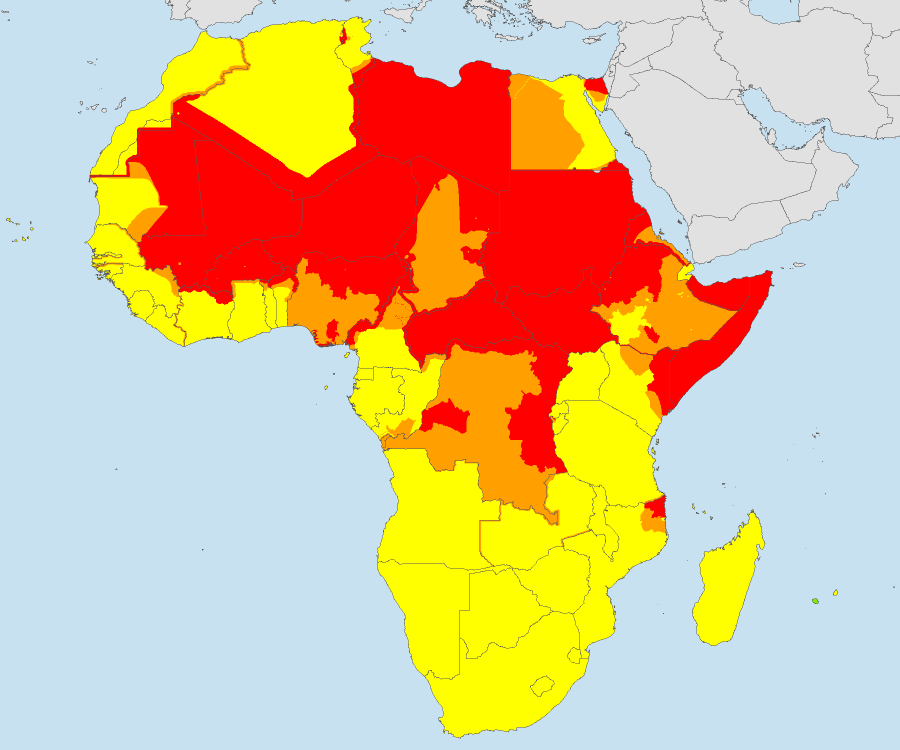
#> input picture data/preview.png, 1800 x 1500 px, given in place of map.png, which was not available (shown at 1/2 size)
$ python -i trace.py   (imports and definitions only)
#> lines starting #> are read from the running program, lines starting #| are printed output that depends on the picture; after the words box and inside, x2 and y2 are one past the last pixel; in counts of white or black regions, pixels touching at a corner belong together
#> in trace, img is the input picture: shape (1500, 1800, 3); mean R, G, B 221.2, 191.3, 147.7
### src/geo.py
"""Reference geography (Natural Earth 10m) keyed by the ISO3 codes we use."""
from functools import lru_cache
import json
from pathlib import Path

from shapely import make_valid
from shapely.geometry import box, shape
from shapely.ops import unary_union

REF = Path(__file__).resolve().parent.parent / "data" / "ref"

# Advice units that map onto several Natural Earth admin-0 units.
# The Dutch advice for Somalia covers Somaliland; Morocco's map includes Western Sahara.
COMPOSITE = {
    "SOM": ["SOM", "SOL"],
    "MAR": ["MAR", "SAH"],
}
# Overseas territories that Natural Earth folds into their sovereign state.
CLIP = {
    "REU": ("FRA", box(55.0, -21.6, 56.0, -20.7)),
}
NE_CODE = {"SSD": "SDS"}


@lru_cache(maxsize=1)
def _admin0():
    data = json.loads((REF / "ne_10m_admin_0_countries.geojson").read_text())
    return {f["properties"]["ADM0_A3"]: make_valid(shape(f["geometry"])) for f in data["features"]}


@lru_cache(maxsize=None)
def country_shape(iso):
    a0 = _admin0()
    if iso in CLIP:
        src, bbox = CLIP[iso]
        return a0[src].intersection(bbox)
    codes = COMPOSITE.get(iso, [NE_CODE.get(iso, iso)])
    return unary_union([a0[c] for c in codes])


def all_land():
    """Every admin-0 shape, for the neutral background layer."""
    return _admin0()


# [15 lines left out: functions _places, nearest_place, not called in this run]

### src/trace.py
"""Trace advisory zones from the official map PNGs into GeoJSON polygons.

Per country:
  1. classify pixels into advisory levels using the fixed map palette
  2. drop the legend swatches and build a country mask
  3. fit the PNG onto the Natural Earth outline (scale + offset, in Web
     Mercator or plate carree, whichever overlaps best)
  4. rasterize the true outline in pixel space and give every pixel inside it
     the level of the nearest coloured pixel (fills borders, labels, misfit)
  5. vectorize, reproject to WGS84 and clip to the true outline

Output: data/traced/<ISO3>.geojson and data/traced/<ISO3>.json (fit report).
"""
import hashlib
import json
import sys
from pathlib import Path

import numpy as np
from PIL import Image
from pyproj import Transformer
from rasterio import features
from rasterio.transform import Affine
from scipy import ndimage, optimize
from shapely import make_valid
from shapely.geometry import Point, mapping, shape
from shapely import affinity
from shapely.ops import transform as shp_transform, unary_union

from geo import country_shape, nearest_place

ROOT = Path(__file__).resolve().parent.parent
RAW = ROOT / "data" / "raw"
OUT = ROOT / "data" / "traced"

# level -> RGB as used on the official maps
PALETTE = {
    1: (127, 235, 0),   # groen: geen bijzondere veiligheidsrisico's
    2: (255, 255, 0),   # geel: let op, veiligheidsrisico's
    3: (255, 160, 0),   # oranje: alleen noodzakelijke reizen
    4: (255, 0, 0),     # rood: niet reizen
}
MIN_ZONE_PX = 12  # smaller blobs are anti-aliasing noise, not zones
CITY_RADIUS_KM = 8  # city markers become circles of this radius

# [1 line that did not run here, left out]
# [1 line that did not run here, left out]


def classify(img):
    """Return an int8 grid: 0 = not an advisory colour, 1..4 = level."""
    rgb = img.astype(np.int16)
    best = np.full(rgb.shape[:2], 1e9)
    labels = np.zeros(rgb.shape[:2], np.int8)
    for level, col in PALETTE.items():
        d = np.abs(rgb - np.array(col)).sum(axis=2)
        hit = (d < 60) & (d < best)
        labels[hit] = level
        best = np.where(hit, d, best)
#> this loop made 4 passes
#> pass 1, in classify, `d = np.abs(rgb - np.array(col)).sum(axis=2)`:
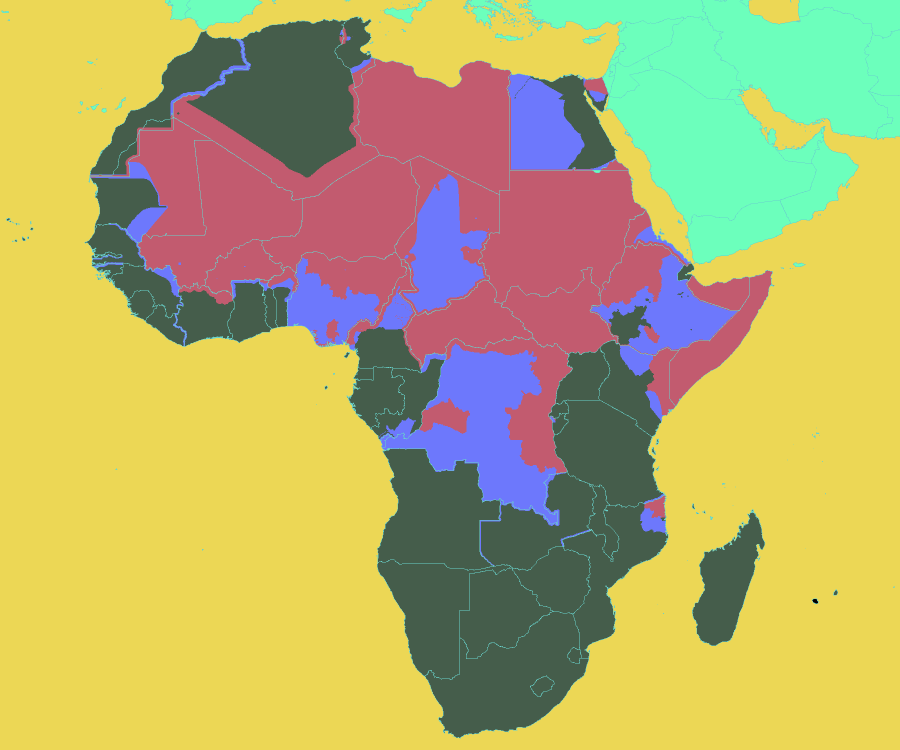
#> d: shape (1500, 1800) int64 (shown at 1/2 size); 7 distinct labels, from 0 to 363; one colour per label, 0 black
#> after the loop:
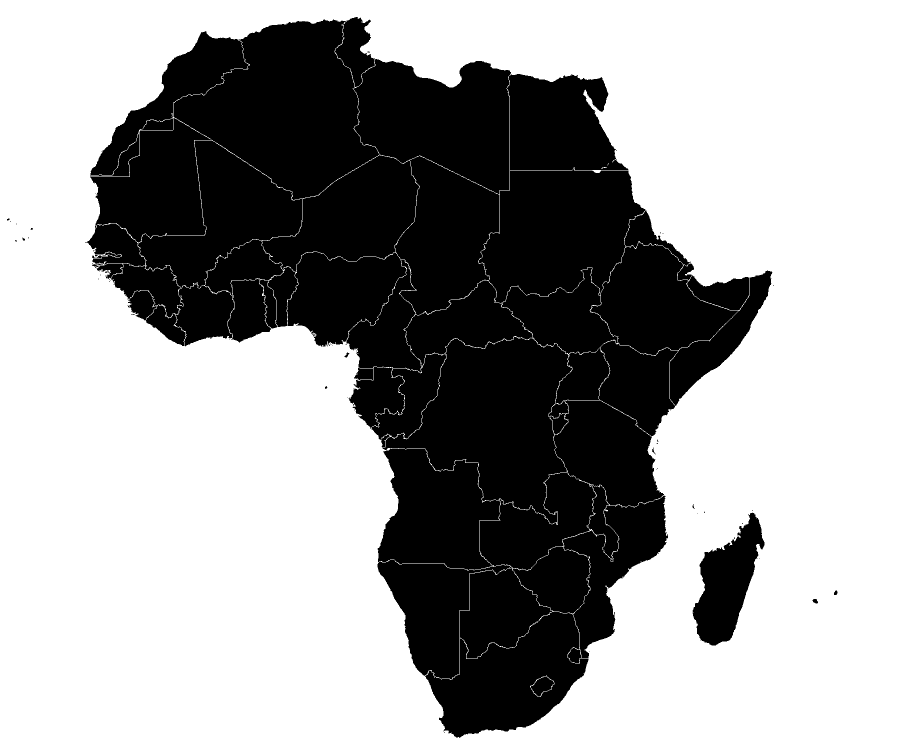
#> best: shape (1500, 1800) float64 (shown at 1/2 size); values 0 (black) and 1e+09 (white), 62.8% white; 59 black regions (51 under 20 px), largest, box (x1, y1, x2, y2) and area: (170, 34, 1545, 1476) 982743, (1385, 1025, 1529, 1291) 19919, (1625, 1198, 1636, 1207) 71
#> after the loop: hit: shape (1500, 1800) bool; 14.7% white; 59 white regions (46 under 20 px), largest, box (x1, y1, x2, y2) and area: (180, 117, 1545, 947) 389452, (839, 796, 940, 868) 4075, (1288, 991, 1331, 1036) 1090
#> after the loop:
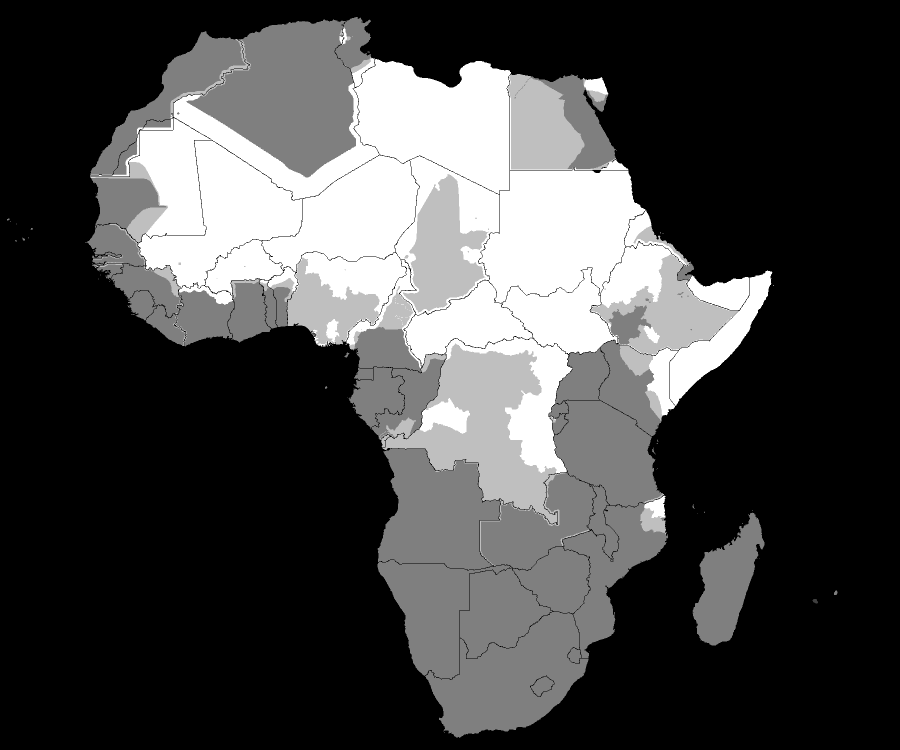
#> labels: shape (1500, 1800) int8 (shown at 1/2 size); min 0, max 4, mean 1.1; drawn with min black and max white
    return labels


def drop_legend(labels):
    """Remove legend swatches: small, perfectly rectangular colour blocks."""
    out = labels.copy()
    comp, n = ndimage.label(labels > 0)
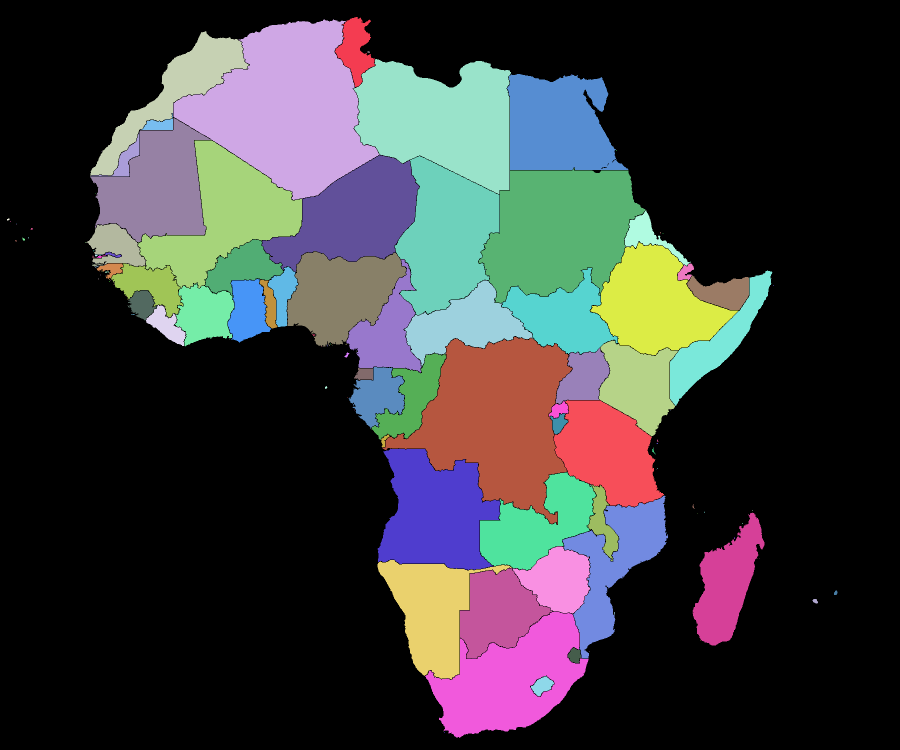
#> comp: shape (1500, 1800) int32 (shown at 1/2 size); 153 distinct labels, from 0 to 152; one colour per label, 0 black
#> n = 152
    for i, sl in enumerate(ndimage.find_objects(comp), start=1):
        h, w = sl[0].stop - sl[0].start, sl[1].stop - sl[1].start
        area = (comp[sl] == i).sum()
        if h <= 30 and w <= 50 and area >= 0.9 * h * w and h * w >= 60:
            out[sl][comp[sl] == i] = 0
#> this loop made 152 passes
#> (h, w, area) on passes 1 to 3: (140, 81, 5833), (361, 412, 84289), (289, 319, 21597)
    # title bar and footer never contain zones
    out[:30] = 0
    out[-25:] = 0
#> out: shape (1500, 1800) int8; under 0.01% of pixels changed, all inside (x1, y1, x2, y2) = (919, 1475, 920, 1476)
    return out


def drop_lines(labels):
    """Remove 1-2px wide strokes (roads/rivers drawn in red, anti-aliasing).

    Real zones, including border strips, are at least ~4px wide on these maps.
    """
    out = np.zeros_like(labels)
    for level in PALETTE:
        out[ndimage.binary_opening(labels == level, structure=np.ones((3, 3)))] = level
    return out


def find_markers(labels, img):
    """Find city markers filled with a different level than their surroundings.

    The maps mark exceptions like 'Kano state is red, except Kano city' with a
    small orange-filled circle/square with a dark outline. Returns [(row, col, level)] and a copy of
    labels with the marker pixels cleared.
    """
    out = labels.copy()
    markers = []
    for level in PALETTE:
        comp, n = ndimage.label(labels == level)
        for i, sl in enumerate(ndimage.find_objects(comp), start=1):
            h, w = sl[0].stop - sl[0].start, sl[1].stop - sl[1].start
            blob = comp == i
            area = blob[sl].sum()
            if not (4 <= h <= 18 and 4 <= w <= 18 and area >= 0.5 * h * w and area >= 12):
                continue
            edge = ndimage.binary_dilation(blob, iterations=2) & ~blob
            if (img[edge].max(axis=1) < 110).mean() < 0.35:
                continue  # no dark outline: a small zone, not a marker
            near = ndimage.binary_dilation(blob, iterations=6) & ~ndimage.binary_dilation(blob, iterations=2)
            around = labels[near]
            around = around[around > 0]
            if around.size < 20:
                continue
            surround = np.bincount(around).argmax()
            if surround != level and (around == surround).mean() > 0.7:
                r, c = ndimage.center_of_mass(blob)
                markers.append((float(r), float(c), level))
                out[ndimage.binary_dilation(blob, iterations=2)] = 0
    return markers, out


def city_circle(lon, lat, km=CITY_RADIUS_KM):
    r = km / 111.32
    return affinity.scale(Point(lon, lat).buffer(r, 32), xfact=1 / np.cos(np.radians(lat)), yfact=1)


def country_mask(labels):
    m = ndimage.binary_closing(labels > 0, iterations=3)
#> m: shape (1500, 1800) bool; 37.8% white; 25 white regions (17 under 20 px), largest, box (x1, y1, x2, y2) and area: (170, 34, 1545, 1475) 999832, (1385, 1024, 1529, 1291) 20105, (1625, 1198, 1636, 1207) 71
    m = ndimage.binary_fill_holes(m)
    comp, n = ndimage.label(m)
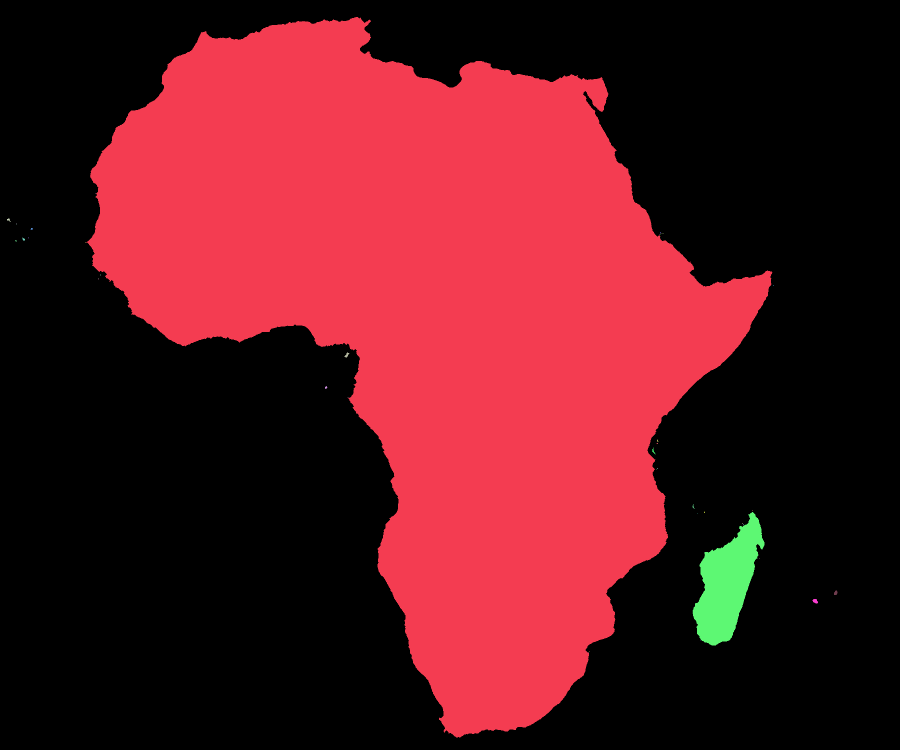
#> comp: shape (1500, 1800) int32 (shown at 1/2 size); 45 distinct labels, from 0 to 44; one colour per label, 0 black
#> n = 44
    sizes = ndimage.sum(m, comp, range(1, n + 1))
#> sizes = 44 values, max 999820 at index 0, min 1 at index 1, mean 23188
    keep = np.isin(comp, 1 + np.flatnonzero(sizes >= MIN_ZONE_PX))
#> keep: shape (1500, 1800) bool; 37.8% white; 11 white regions (3 under 20 px), largest, box (x1, y1, x2, y2) and area: (171, 34, 1545, 1475) 999820, (1385, 1024, 1529, 1291) 20099, (1625, 1198, 1636, 1207) 71
    return keep


def project(geom, crs):
    return shp_transform(TO_MERC.transform, geom) if crs == "merc" else geom


# [6 lines left out: function raster_of, not called in this run]


def iou(a, b):
    u = (a | b).sum()
    return (a & b).sum() / u if u else 0.0


# [51 lines left out: functions fit, fill_levels, clean_small, not called in this run]


def trace(iso, image_path=None):
    img = np.array(Image.open(image_path or RAW / iso / "map.png").convert("RGB"))
    labels = drop_legend(classify(img))
    mask = country_mask(labels)
    labels[~mask] = 0
#> labels: shape (1500, 1800) int8; min 0, max 4, mean 1.1
    markers, labels = find_markers(labels, img)
#> the loop in find_markers, `for level in PALETTE:` made 4 passes
#> n on passes 1 to 4: 1, 131, 120, 262
#> pass 3, in find_markers, `comp, n = ndimage.label(labels == level)`:
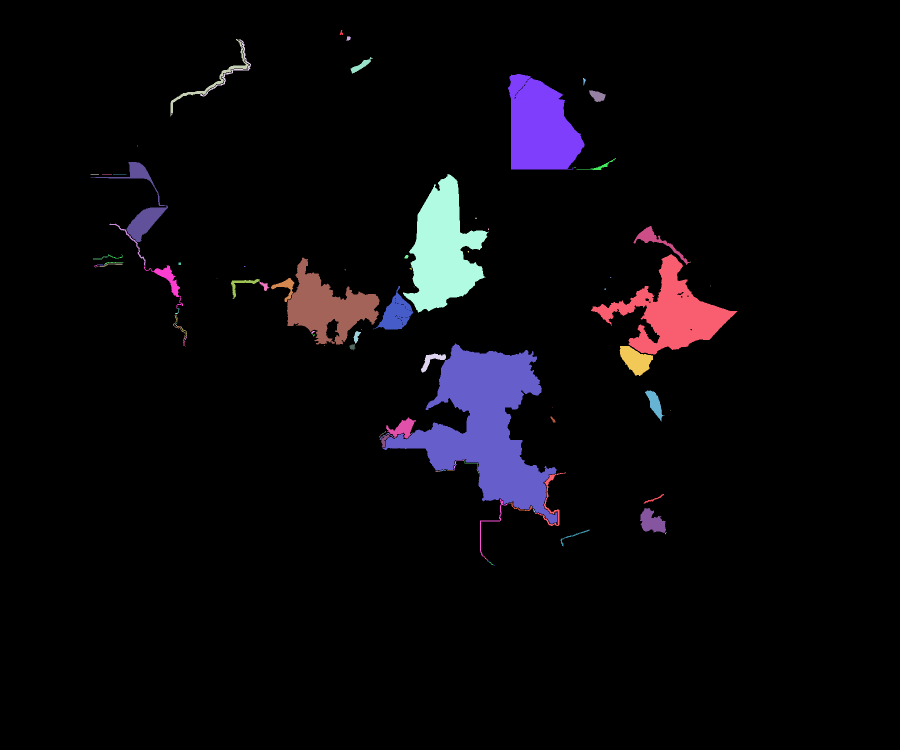
#> comp: shape (1500, 1800) int32 (shown at 1/2 size); 121 distinct labels, from 0 to 120; one colour per label, 0 black
#> after the loop in find_markers, `for level in PALETTE:`: blob: shape (1500, 1800) bool; 0.04% white; 1 white region, box (x1, y1, x2, y2) and area: (1288, 991, 1331, 1036) 1090
#> after the loop in find_markers, `for level in PALETTE:`: markers = []
#> markers = []
    labels = drop_lines(labels)
    present = sorted(int(l) for l in np.unique(labels) if l)
#> present = [1, 2, 3, 4]
    outline = country_shape(iso)
    report = {"iso": iso}

    if len(present) <= 1 and not markers:
        level = present[0] if present else None
        report.update(method="single", levels=[level] if level else [])
        feats = [{"type": "Feature", "properties": {"iso": iso, "level": level},
                  "geometry": mapping(outline)}] if level else []
        return feats, report

    best = None
    for crs in ("merc", "plate"):
        g = project(outline, crs)
        params, score = fit(mask, g)
        if best is None or score > best[2]:
            best = (crs, params, score, g)
    crs, params, score, g = best
    inside = raster_of(g, params, mask.shape)
    levels = clean_small(fill_levels(labels, inside))

    sx, sy, tx, ty = params
    aff = Affine(sx, 0, tx, 0, -sy, ty)
    back = (lambda x, y: FROM_MERC.transform(x, y)) if crs == "merc" else (lambda x, y: (x, y))
    feats = []
    for level in PALETTE:
        polys = [shape(geom) for geom, v in
                 features.shapes(levels.astype(np.int16), mask=levels == level, transform=aff)
                 if v == level]
        if not polys:
            continue
        geom = shp_transform(back, unary_union(polys))
        geom = make_valid(geom).intersection(outline)
        if geom.is_empty:
            continue
        feats.append({"type": "Feature", "properties": {"iso": iso, "level": level},
                      "geometry": mapping(geom)})
    # city markers: cut a circle out of the zones and add it as its own feature
    cities = []
    for r, c, level in markers:
        lon, lat = back(*(aff * (c + 0.5, r + 0.5)))
        place = nearest_place(lon, lat, iso)
        circle = city_circle(lon, lat).intersection(outline)
        cities.append({"name": place, "level": level, "lon": round(lon, 4), "lat": round(lat, 4)})
        for f in feats:
            f["geometry"] = mapping(shape(f["geometry"]).difference(circle))
        feats.append({"type": "Feature", "properties": {"iso": iso, "level": level, "city": place},
                      "geometry": mapping(circle)})
    if cities:
        report["cities"] = cities
    report.update(method="traced", crs=crs, iou=round(score, 4),
                  levels=sorted({f["properties"]["level"] for f in feats}))
    return feats, report


# [21 lines left out: function main, not called in this run]


# [4 lines not run here, left out]

#> (the run stopped early here; a loop or call above may not have finished)
